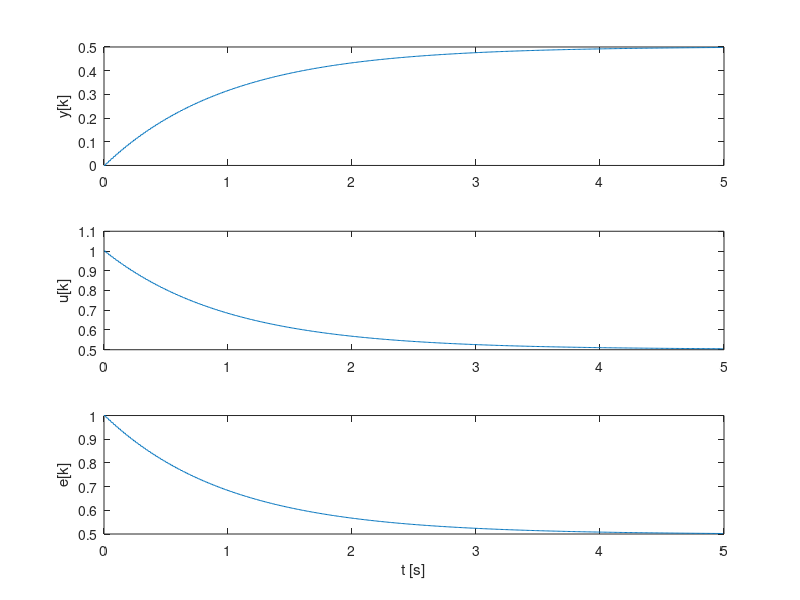

MATLAB code for this plot:
% Ejemplo simple de simulación con saturación
clear all
close all
% Planta continua: G(s) = 1/(s+1)
s = tf('s');
G = 1/((s+1));

% Controlador discreto PI: C(z) = Kp + Ki*T/(z-1)
Kp = 1; Ki = 0.001; T = 0.01;
C = c2d(pid(Kp,Ki), T, 'tustin'); % discreto

% Parámetros simulación
N = 500;
refd = ones(N,1);      % escalón
umin = -2; umax = 2;   % saturación

% Discretizar planta
Gd = c2d(G,T,'zoh');
zpk( feedback(C*Gd,1))
% Obtener coeficientes
[Nc,Dc] = tfdata(C,'v');  Nc = Nc(:)'; Dc = Dc(:)';
[Nb,Db] = tfdata(Gd,'v'); Nb = Nb(:)'; Db = Db(:)';

% Inicializar
yc = zeros(N,1);   % salida de planta
u  = zeros(N,1);   % señal aplicada
uc = zeros(N,1);   % señal de controlador (sin saturación)
e  = zeros(N,1);

for k=1:N
    e(k) = refd(k) - yc(k);
    
    % --- controlador discreto (uc) ---
    uc_k = 0;
    for i=0:length(Nc)-1
        if k-i>=1, uc_k = uc_k + Nc(i+1)*e(k-i); end
    end
    for i=1:length(Dc)-1
        if k-i>=1, uc_k = uc_k - Dc(i+1)*uc(k-i); end
    end
    uc(k) = uc_k;          % señal antes de saturación
    u(k)  = min(max(uc_k,umin), umax);  % saturada

    % --- planta discreta ---
    yk = 0;
    for i=0:length(Nb)-1
        if k-i>=1, yk = yk + Nb(i+1)*u(k-i); end
    end
    for i=1:length(Db)-1
        if k-i>=1, yk = yk - Db(i+1)*yc(k-i); end
    end
    if k<N, yc(k+1)=yk; end
end

% Gráficos
t = (0:N-1)*T;
subplot(3,1,1); plot(t,yc); ylabel('y[k]')
subplot(3,1,2); plot(t,u); ylabel('u[k]')
subplot(3,1,3); plot(t,e); ylabel('e[k]'); xlabel('t [s]')



